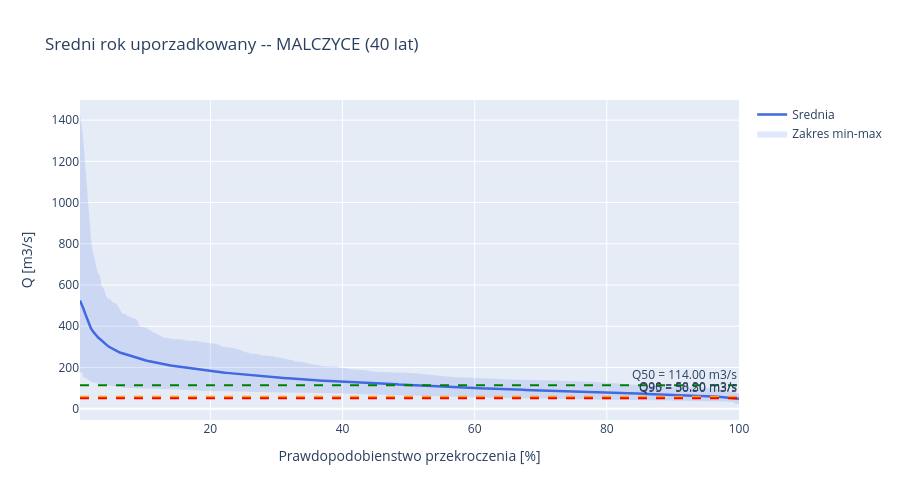

Notebook code cell kept with this figure:
### Code cell
# Wykres sredniego roku uporzadkowanego
fig = go.Figure()

# Zakres min-max
fig.add_trace(go.Scatter(
    x=avg_year['exceedance_pct'], y=avg_year['max'],
    mode='lines', line=dict(width=0), showlegend=False,
))
fig.add_trace(go.Scatter(
    x=avg_year['exceedance_pct'], y=avg_year['min'],
    mode='lines', line=dict(width=0),
    fill='tonexty', fillcolor='rgba(65,105,225,0.15)',
    name='Zakres min-max',
))

# Srednia
fig.add_trace(go.Scatter(
    x=avg_year['exceedance_pct'], y=avg_year['mean'],
    mode='lines', line=dict(color='royalblue', width=2.5),
    name='Srednia',
))

# Przeplywy charakterystyczne
chars = characteristic_flows(df_filtered, PRIMARY_STATION)
for q_name, color in [('Q50', 'green'), ('Q90', 'orange'), ('Q95', 'red')]:
    q_val = chars[q_name]
    fig.add_hline(y=q_val, line_dash='dash', line_color=color,
                  annotation_text=f'{q_name} = {q_val:.2f} m3/s')

fig.update_layout(
    title=f'Sredni rok uporzadkowany -- {name} ({avg_year["n_years"].iloc[0]} lat)',
    xaxis_title='Prawdopodobienstwo przekroczenia [%]',
    yaxis_title='Q [m3/s]',
    height=500, hovermode='x unified',
)
fig.show()

### Figure 1 — Plotly figure (JSON) as saved in the notebook; plotly's stock layout.template omitted (floating-point values rounded to 4 significant figures; data arrays with more than 128 entries replaced by an {"elided": "..."} marker saying what was removed)
{"data": [{"line": {"width": 0}, "mode": "lines", "showlegend": false, "type": "scatter", "x": {"elided": "365 float values"}, "y": {"elided": "365 float values"}}, {"fill": "tonexty", "fillcolor": "rgba(65,105,225,0.15)", "line": {"width": 0}, "mode": "lines", "name": "Zakres min-max", "type": "scatter", "x": {"elided": "365 float values"}, "y": {"elided": "365 float values"}}, {"line": {"color": "royalblue", "width": 2.5}, "mode": "lines", "name": "Srednia", "type": "scatter", "x": {"elided": "365 float values"}, "y": {"elided": "365 float values"}}], "layout": {"annotations": [{"showarrow": false, "text": "Q50 = 114.00 m3/s", "x": 1, "xanchor": "right", "xref": "x domain", "y": 114, "yanchor": "bottom", "yref": "y"}, {"showarrow": false, "text": "Q90 = 58.20 m3/s", "x": 1, "xanchor": "right", "xref": "x domain", "y": 58.2, "yanchor": "bottom", "yref": "y"}, {"showarrow": false, "text": "Q95 = 50.50 m3/s", "x": 1, "xanchor": "right", "xref": "x domain", "y": 50.5, "yanchor": "bottom", "yref": "y"}], "height": 500, "hovermode": "x unified", "shapes": [{"line": {"color": "green", "dash": "dash"}, "type": "line", "x0": 0, "x1": 1, "xref": "x domain", "y0": 114, "y1": 114, "yref": "y"}, {"line": {"color": "orange", "dash": "dash"}, "type": "line", "x0": 0, "x1": 1, "xref": "x domain", "y0": 58.2, "y1": 58.2, "yref": "y"}, {"line": {"color": "red", "dash": "dash"}, "type": "line", "x0": 0, "x1": 1, "xref": "x domain", "y0": 50.5, "y1": 50.5, "yref": "y"}], "title": {"text": "Sredni rok uporzadkowany -- MALCZYCE (40 lat)"}, "xaxis": {"title": {"text": "Prawdopodobienstwo przekroczenia [%]"}}, "yaxis": {"title": {"text": "Q [m3/s]"}}}}
